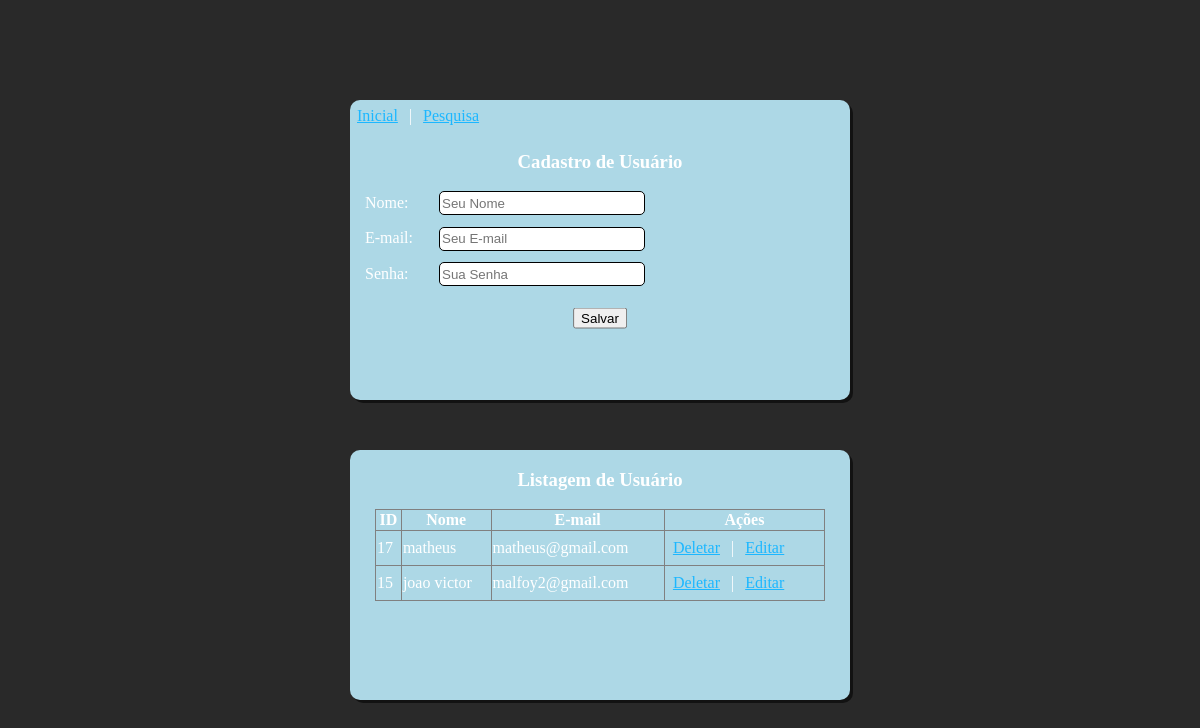
The page /benkyo_project/index.php on the database as committed earlier.
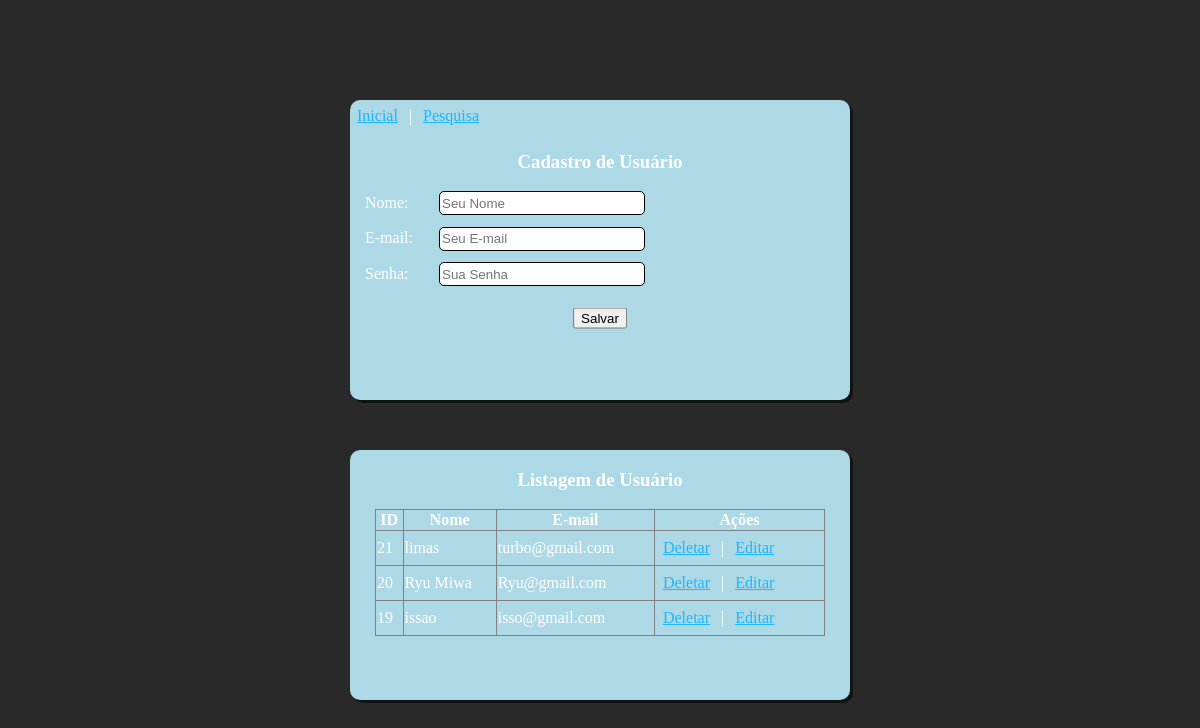
The same page on the database as committed later.
### tables this page shows
CREATE TABLE `usuario` (
  `id` int(11) NOT NULL,
  `nome` varchar(100) NOT NULL,
  `email` varchar(100) NOT NULL,
  `senha` varchar(255) NOT NULL
);

### benkyo_project/index.php (the view, shortened to what this page needs)
<!DOCTYPE html>
<html lang="pt-br">
<head>
    <link rel="stylesheet" href="style.css">
</head>
<body>
    <div class="box-center">
    <div class="up-box">
    <a href='index.php'>Inicial</a>
		|
		<a href='pesquisa.php'>Pesquisa</a>
		<br>
<h3 align="center">Cadastro de Usuário</h3>
<form method='POST' action='inserir.php'>
    <label>Nome: </label>
    <input name='nome' placeholder="Seu Nome"><br>
    <label>E-mail: </label>
    <input name='email' type="text" id="email" placeholder="Seu E-mail"><br>
    <label>Senha: </label>
    <input name='senha' type="password" id="senha" placeholder="Sua Senha"><br>
    <button type='submit' >Salvar</button>
</form>
</div>
<div class="box2">
<h3 align="center">Listagem de Usuário</h3>
<table border>
    <tr>
        <th>ID</th>
        <th>Nome</th>
        <th>E-mail</th>
        <th>Ações</th>
    </tr>
</div>
</div>
<?php
    $ds = "mysql:host=localhost;dbname=benkyo_project";
    $con = new PDO($ds, 'root', 'vertrigo');
    $sql = "SELECT * FROM usuario ORDER BY id DESC LIMIT 3";
    $stm = $con->prepare($sql);
    $stm->execute();
    foreach($stm as $row){
        $id = $row['id'];
        echo "<tr>";
        echo "<td>" . $id . "</td>";
        echo "<td>" . $row['nome'] . "</td>";
        echo "<td>" . $row['email'] . "</td>";
        echo "<td>
                <a href='delete.php?id=$id'>Deletar</a>
                |
                <a href='edita.php?id=$id'>Editar</a>
             </td>";
        echo "</tr>";
    }
?>
</body>
</html>

Rows that differ between the two databases and show on the page:
no longer on this page (row unchanged): usuario: id "17", nome "matheus", email "matheus@gmail.com"
no longer on this page (row unchanged): usuario: id "15", nome "joao victor", email "malfoy2@gmail.com"
added usuario: id "21", nome "limas", email "turbo@gmail.com"
added usuario: id "20", nome "Ryu Miwa", email "Ryu@gmail.com"
added usuario: id "19", nome "issao", email "isso@gmail.com"
